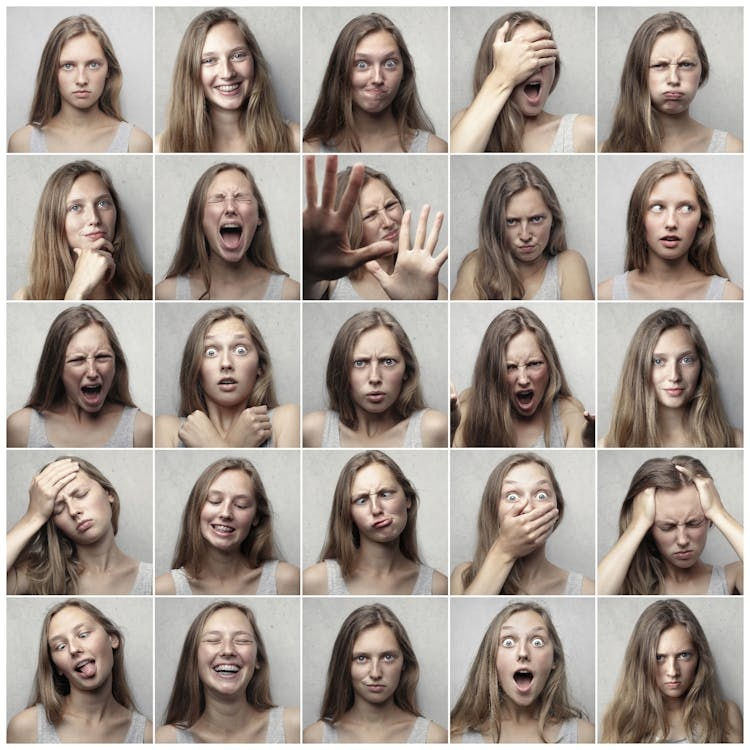
#> input picture data/input_images/input_image.jpg, 750 x 750 px, found by its file name
$ python -i image_protector.py   (imports and definitions only)
#> lines starting #> are read from the running program, lines starting #| are printed output that depends on the picture; after the words box and inside, x2 and y2 are one past the last pixel; in counts of white or black regions, pixels touching at a corner belong together
import cv2
from PIL import Image
import numpy as np
from IPython.display import display


class ImageProtector:
  def __init__(self, image_path):
#> called with image_path = './data/input_images/input_image.jpg'
    self.image_path = image_path
    self.image = cv2.imread(image_path)
#> self.image is the input picture: shape (750, 750, 3); mean B, G, R 145.2, 153.3, 164.4
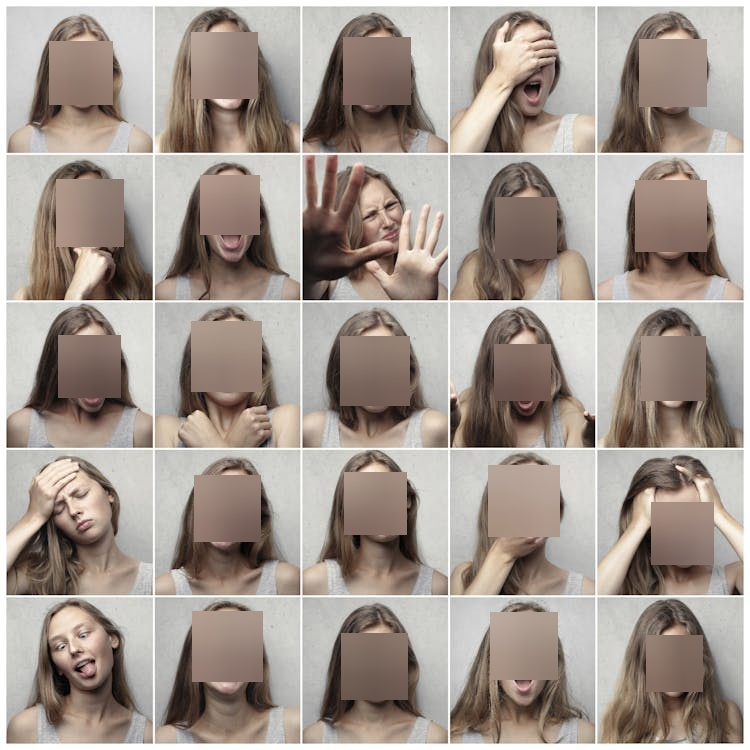
#> input picture data/blurred_images/blurred_image.jpg, 750 x 750 px
#> in __init__, self.image is the input picture: shape (750, 750, 3); mean B, G, R 145.3, 153.5, 164.5
    self.face_cascade = cv2.CascadeClassifier(cv2.data.haarcascades + 'haarcascade_frontalface_default.xml')

  def _save_image(self, img, save_path):
    cv2.imwrite(save_path, img)
    print(f"Immagine salvata in: {save_path}")

  def blur_faces(self, save_path="./data/blurred_images/blurred_image.jpg"):
    img = cv2.imread(self.image_path)
    faces = self.face_cascade.detectMultiScale(img, scaleFactor=1.1, minNeighbors=5, minSize=(30, 30))

    print(str(len(faces)) + " faces detected.")

    for (x, y, w, h) in faces:
        face_roi = img[y:y+h, x:x+w]
        blurred_roi = cv2.GaussianBlur(face_roi, (99, 99), 30)
        img[y:y+h, x:x+w] = blurred_roi

    # Save locally the result
    self._save_image(img, save_path)

  def pixellate_faces(self,
      block_size = (30, 30),
      save_path="./data/pixellated_images/pixellated_image.jpg"):
#> called with block_size = (30, 30)
    img = cv2.imread(self.image_path)
    faces = self.face_cascade.detectMultiScale(img, scaleFactor=1.1, minNeighbors=5, minSize=block_size)
#> faces = [[296, 513, 147, 147]]

    print(str(len(faces)) + " faces detected.")
#| 1 faces detected.

    for (x, y, w, h) in faces:
        # select region of interest to blur
        face_roi = img[y:y+h, x:x+w]

        small = cv2.resize(face_roi, (10,10))
        pixelated_roi = cv2.resize(small, (w,h), interpolation=cv2.INTER_NEAREST)

        # Replace the original region of interest with the blurred one
        img[y:y+h, x:x+w] = pixelated_roi
#> this loop made 1 pass
#> pass 1, in pixellate_faces, `face_roi = img[y:y+h, x:x+w]`:
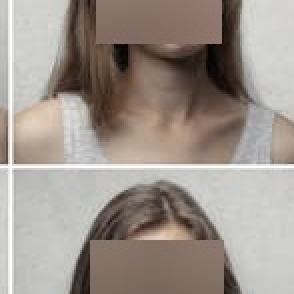
#> face_roi: shape (147, 147, 3) (shown 2 times larger); mean B, G, R 140.8, 148.6, 158.4
#> pass 1, in pixellate_faces, `pixelated_roi = cv2.resize(small, (w,h), interpolation=cv2.INTER_NEARE..`:
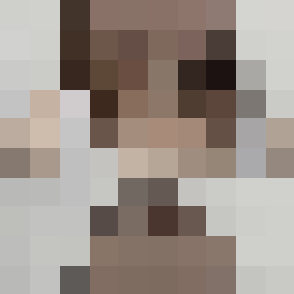
#> pixelated_roi: shape (147, 147, 3) (shown 2 times larger); mean of channels 0, 1, 2 138.1, 145.7, 155.9; drawn as B, G, R
#> after the loop:
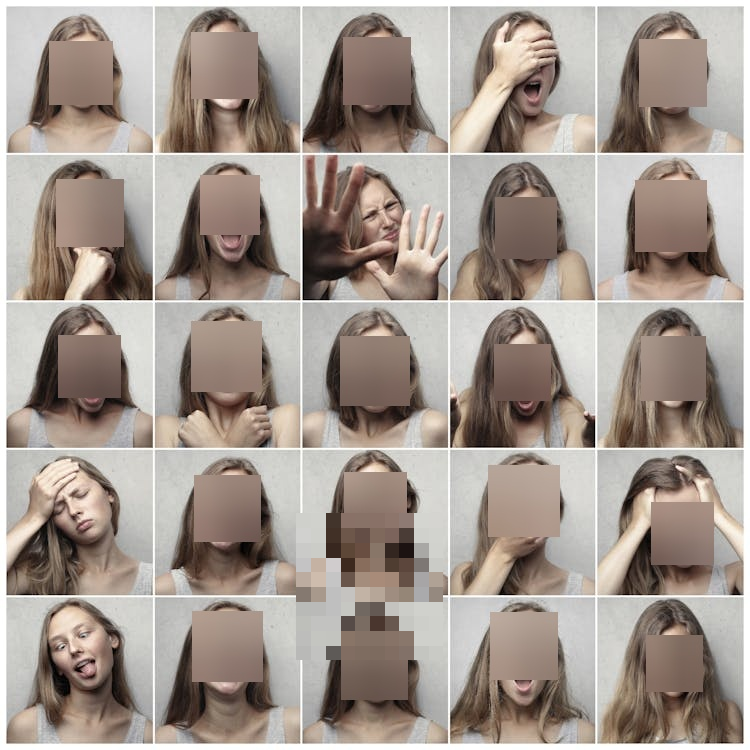
#> img: shape (750, 750, 3); 3.68% of pixels changed, all inside (x1, y1, x2, y2) = (296, 513, 443, 660)

    # Save locally the result
    self._save_image(img, save_path)

def get_image(url, save_path="./data/input_images/input_image.jpg"):
  import requests
  from io import BytesIO

  try:
    # fetch image from the web
    res = requests.get(url)
    res.raise_for_status() # raise HTTP errors

    # convert to PIL image
    img = Image.open(BytesIO(res.content))

    img_to_save = np.array(img)
    img_to_save = cv2.cvtColor(img_to_save, cv2.COLOR_RGB2BGR)
    # Save locally the result
    cv2.imwrite(save_path, img_to_save)
    print(f"Immagine salvata in: {save_path}")

    return img

  except requests.RequestException as e:
    print(f"Error fetching image: {e}")
    return None

def display_image(img):
  # convert BGR to RGB
  image_np = cv2.cvtColor(img, cv2.COLOR_BGR2RGB)

  # convert back to PIL image and display it
  display(Image.fromarray(image_np))


# Example usage
# [1 line that did not run here, left out]
image_protector = ImageProtector("./data/input_images/input_image.jpg")
# [2 lines not run here, left out]

>>> result = ImageProtector('../../data/blurred_images/blurred_image.jpg').pixellate_faces()
